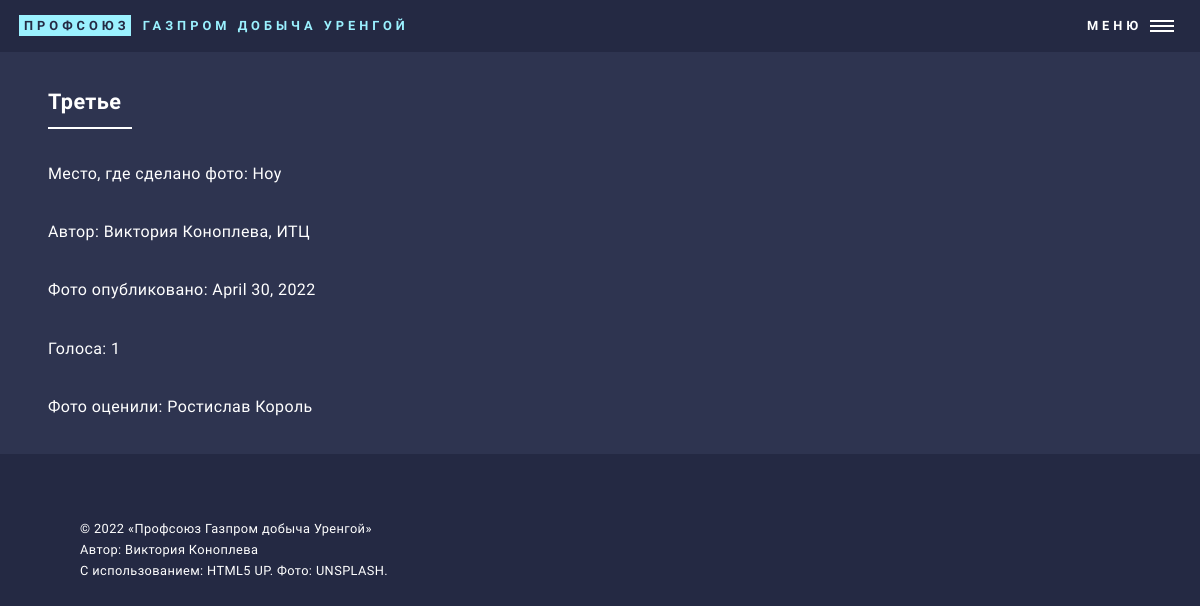
/photo?photo_id=3, run on an earlier commit of the app's database.
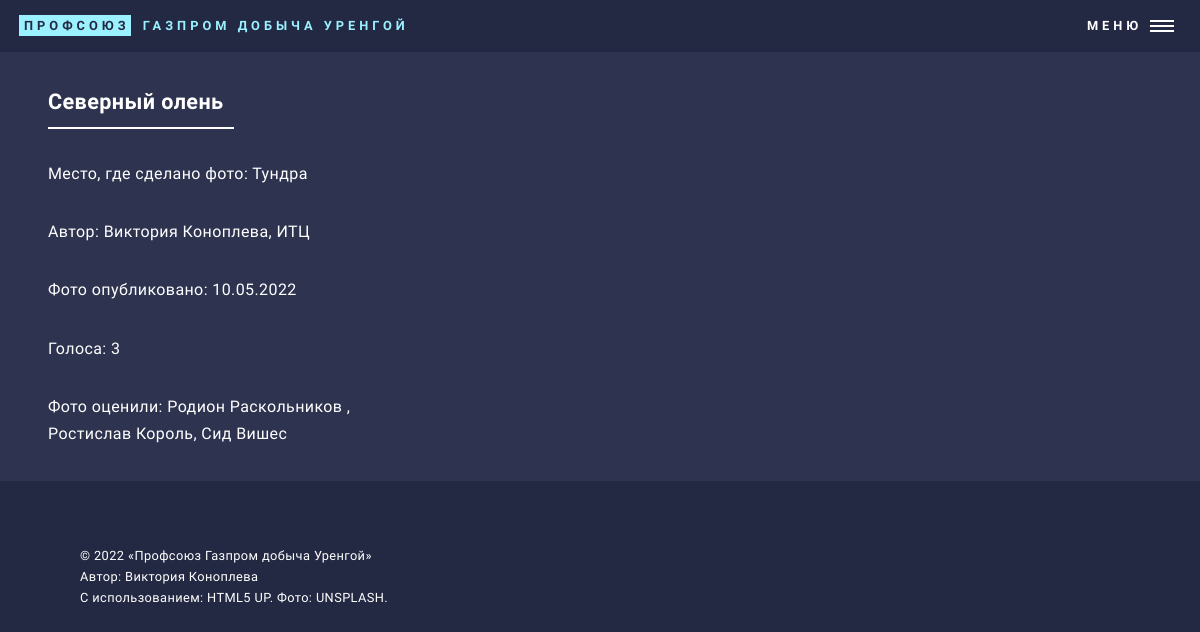
And on a later commit of the database.
### main.py (models this page shows)
class Photo(db.Model):
    __tablename__ = 'photos'
    id = db.Column(db.Integer, primary_key=True)
    author_id = Column(Integer, ForeignKey('user.id'))
    photo_author = relationship("User", back_populates="photos")
    photo_title = db.Column(db.String(250), nullable=False)
    photo_place = db.Column(db.String(500), nullable=False)
    date = db.Column(db.String(250), nullable=False)
    img_url = db.Column(db.String(250), nullable=False)
    comments = relationship("Comment", back_populates="parent_photo")
    votes = relationship("Vote", back_populates="parent_photo")

class User(UserMixin, db.Model):
    __tablename__ = 'user'
    id = db.Column(db.Integer, primary_key=True)
    email = db.Column(db.String(100), unique=True)
    password = db.Column(db.String(100))
    first_name = db.Column(db.String(1000))
    last_name = db.Column(db.String(1000))
    department = db.Column(db.String(1000))
    photos = relationship("Photo", back_populates="photo_author")
    comments=relationship("Comment", back_populates="comment_author")
    votes_given=relationship("Vote", back_populates="voting_user")

class Vote(db.Model):
    __tablename__ = 'votes'
    id = db.Column(db.Integer, primary_key=True)
    author_id = Column(Integer, ForeignKey('user.id'))
    voting_user = relationship("User", back_populates="votes_given")
    photo_id = Column(Integer, ForeignKey('photos.id'))
    parent_photo = relationship("Photo", back_populates="votes")
    like = db.Column(Integer())

### main.py (the view)
@app.route("/photo", methods=["GET", "POST"])
def view_photo():
    form = CommentForm()
    photo_id = request.args.get('photo_id')
    requested_photo = Photo.query.get(photo_id)
    votes = sorted(requested_photo.votes, key=lambda voting_user: random.random())
    return render_template("view_photo.html", photo=requested_photo, comment_form = form, votes = votes)

### templates/view_photo.html (shortened to what this page needs)
{% import "bootstrap/wtf.html" as wtf %}
{% include "header.html" %}
					<div id="main">
							<section id="two" class="spotlights">
								<section>
									<div class="content">
										<div class="inner" id="photo_details">
											<header class="major">
												<h3>{{photo.photo_title}}</h3>
											</header>
											<p> Место, где сделано фото: {{photo.photo_place}}</p>
											<p> Автор: {{photo.photo_author.first_name}}
											{{photo.photo_author.last_name}},
											{{photo.photo_author.department}}</p>
											<p> Фото опубликовано: {{photo.date}}</p>
											<p>Голоса: {{photo.votes|length}}</p>
											{%if photo.votes:%}
											<p>Фото оценили:
												{% set ns = namespace(number=0) %}
												{%for vote in votes if (ns.number < 4):%}
													{% set ns.number = ns.number + 1 %}
													{%if (ns.number != votes|length) and (ns.number < 4):%}
														{{vote.voting_user.first_name}} {{vote.voting_user.last_name}},
													{%elif ns.number == votes|length:%}
														{{vote.voting_user.first_name}} {{vote.voting_user.last_name}}
													{%elif ns.number >= 4:%}
														{{vote.voting_user.first_name}} {{vote.voting_user.last_name}} и др.</p>
													{%endif%}
												{%endfor%}
											{%endif%}
										</div>
									</div>
								</section>
								</section>
					</div>
{% include "footer.html" %}

### templates/header.html (shortened to what this page needs)
<!DOCTYPE HTML>
<html>
	<head>
		<link rel="stylesheet" href="static/css/main.css" />
	</head>
	<body class="is-preload">
			<div id="wrapper">
					<header id="header" class="alt">
						<a href="{{ url_for('get_all_photos')}}" class="logo"><strong>Профсоюз</strong> <span>Газпром добыча Уренгой</span></a>
						<nav>
							<a href="#menu">Меню</a>
						</nav>
					</header>

### templates/footer.html (shortened to what this page needs)
					<footer id="footer">
						<div class="inner">
							<p class="copyright">© 2022 «Профсоюз Газпром добыча Уренгой»<br>
							Автор: Виктория Коноплева <br>
							С использованием: HTML5 UP. Фото: UNSPLASH.</p>
						</div>
					</footer>
</div>
	</body>
</html>

What changed in the data, as far as the page shows it:
changed Photo: photo_title "Третье" → "Северный олень"; photo_place "Ноу" → "Тундра"; date "April 30, 2022" → "10.05.2022"
added Vote: voting_user.first_name "Родион", voting_user.last_name "Раскольников"
added Vote: voting_user.first_name "Сид", voting_user.last_name "Вишес"
Also different on the page:
{{ photo.votes|length }}: "1" → "3"
